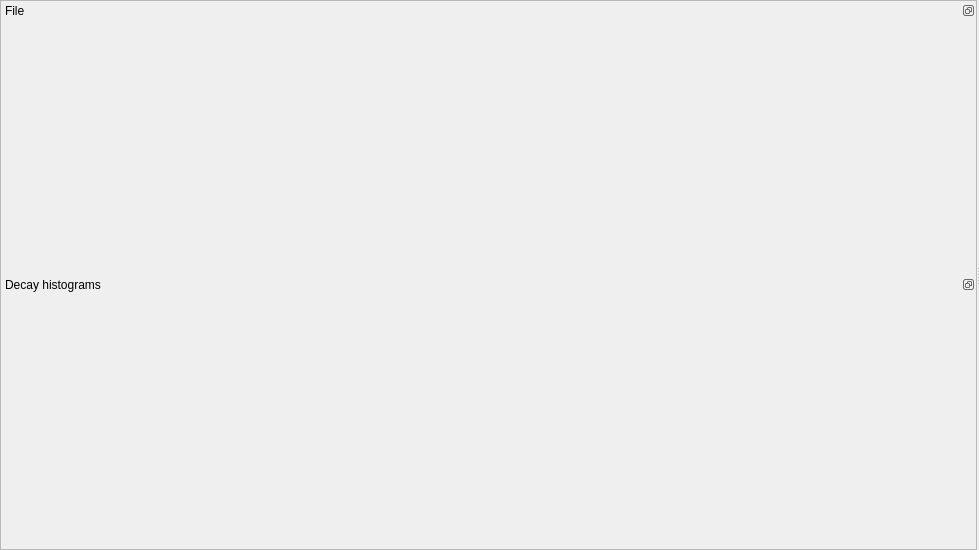
<?xml version="1.0" encoding="UTF-8"?>
<ui version="4.0">
 <class>Form</class>
 <widget class="QWidget" name="Form">
  <property name="geometry">
   <rect>
    <x>0</x>
    <y>0</y>
    <width>979</width>
    <height>550</height>
   </rect>
  </property>
  <property name="windowTitle">
   <string>TTTR-Correlator</string>
  </property>
  <property name="windowIcon">
   <iconset resource="../../ui/resource.qrc">
    <normaloff>:/icons/icons/TCSPC.png</normaloff>:/icons/icons/TCSPC.png</iconset>
  </property>
  <layout class="QVBoxLayout" name="verticalLayout_3">
   <property name="spacing">
    <number>0</number>
   </property>
   <property name="leftMargin">
    <number>0</number>
   </property>
   <property name="topMargin">
    <number>0</number>
   </property>
   <property name="rightMargin">
    <number>0</number>
   </property>
   <property name="bottomMargin">
    <number>0</number>
   </property>
   <item>
    <widget class="QSplitter" name="splitter">
     <property name="sizePolicy">
      <sizepolicy hsizetype="Minimum" vsizetype="Preferred">
       <horstretch>0</horstretch>
       <verstretch>0</verstretch>
      </sizepolicy>
     </property>
     <property name="lineWidth">
      <number>0</number>
     </property>
     <property name="orientation">
      <enum>Qt::Horizontal</enum>
     </property>
     <property name="handleWidth">
      <number>2</number>
     </property>
     <widget class="QScrollArea" name="scrollArea">
      <property name="sizePolicy">
       <sizepolicy hsizetype="MinimumExpanding" vsizetype="Expanding">
        <horstretch>0</horstretch>
        <verstretch>0</verstretch>
       </sizepolicy>
      </property>
      <property name="minimumSize">
       <size>
        <width>300</width>
        <height>0</height>
       </size>
      </property>
      <property name="widgetResizable">
       <bool>true</bool>
      </property>
      <widget class="QWidget" name="scrollAreaWidgetContents">
       <property name="geometry">
        <rect>
         <x>0</x>
         <y>0</y>
         <width>705</width>
         <height>548</height>
        </rect>
       </property>
       <layout class="QVBoxLayout" name="verticalLayout_8">
        <property name="spacing">
         <number>0</number>
        </property>
        <property name="leftMargin">
         <number>0</number>
        </property>
        <property name="topMargin">
         <number>0</number>
        </property>
        <property name="rightMargin">
         <number>0</number>
        </property>
        <property name="bottomMargin">
         <number>0</number>
        </property>
        <item>
         <widget class="QDockWidget" name="dockWidget_2">
          <property name="sizePolicy">
           <sizepolicy hsizetype="Minimum" vsizetype="Preferred">
            <horstretch>0</horstretch>
            <verstretch>0</verstretch>
           </sizepolicy>
          </property>
          <property name="features">
           <set>QDockWidget::DockWidgetFloatable|QDockWidget::DockWidgetMovable</set>
          </property>
          <property name="windowTitle">
           <string>File</string>
          </property>
          <widget class="QWidget" name="dockWidgetContents_2">
           <layout class="QVBoxLayout" name="verticalLayout_2">
            <property name="spacing">
             <number>0</number>
            </property>
            <property name="leftMargin">
             <number>0</number>
            </property>
            <property name="topMargin">
             <number>0</number>
            </property>
            <property name="rightMargin">
             <number>0</number>
            </property>
            <property name="bottomMargin">
             <number>0</number>
            </property>
            <item>
             <layout class="QVBoxLayout" name="verticalLayout">
              <property name="spacing">
               <number>0</number>
              </property>
             </layout>
            </item>
           </layout>
          </widget>
         </widget>
        </item>
        <item>
         <widget class="QDockWidget" name="dockWidget_3">
          <property name="sizePolicy">
           <sizepolicy hsizetype="Minimum" vsizetype="Preferred">
            <horstretch>0</horstretch>
            <verstretch>0</verstretch>
           </sizepolicy>
          </property>
          <property name="features">
           <set>QDockWidget::DockWidgetFloatable|QDockWidget::DockWidgetMovable</set>
          </property>
          <property name="windowTitle">
           <string>Decay histograms</string>
          </property>
          <widget class="QWidget" name="dockWidgetContents_3">
           <layout class="QVBoxLayout" name="verticalLayout_7">
            <property name="spacing">
             <number>0</number>
            </property>
            <property name="leftMargin">
             <number>0</number>
            </property>
            <property name="topMargin">
             <number>0</number>
            </property>
            <property name="rightMargin">
             <number>0</number>
            </property>
            <property name="bottomMargin">
             <number>0</number>
            </property>
            <item>
             <layout class="QVBoxLayout" name="verticalLayout_6">
              <property name="spacing">
               <number>0</number>
              </property>
             </layout>
            </item>
           </layout>
          </widget>
         </widget>
        </item>
       </layout>
      </widget>
     </widget>
     <widget class="QWidget" name="widget" native="true">
      <layout class="QVBoxLayout" name="verticalLayout_10">
       <property name="spacing">
        <number>0</number>
       </property>
       <property name="leftMargin">
        <number>0</number>
       </property>
       <property name="topMargin">
        <number>0</number>
       </property>
       <property name="rightMargin">
        <number>0</number>
       </property>
       <property name="bottomMargin">
        <number>0</number>
       </property>
       <item>
        <layout class="QVBoxLayout" name="verticalLayout_9">
         <property name="spacing">
          <number>0</number>
         </property>
        </layout>
       </item>
      </layout>
     </widget>
    </widget>
   </item>
  </layout>
  <action name="actionAdd_Curve">
   <property name="text">
    <string>Add Curve</string>
   </property>
  </action>
 </widget>
 <resources>
  <include location="../../ui/resource.qrc"/>
 </resources>
 <connections/>
</ui>
